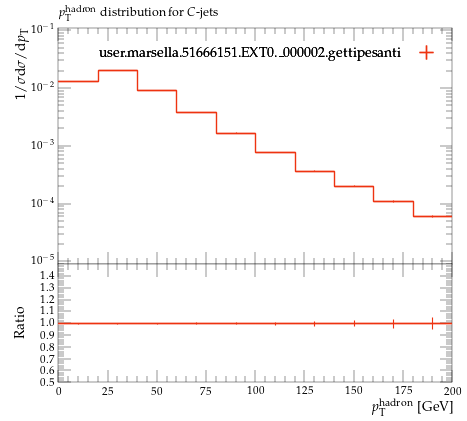

Reproduce this figure in Python.
#! /usr/bin/env python

# This Python script was auto-generated using YODA v2.0.2.
# Analysis object: /MC_HFDECAYS/pThad_C_jet
# Timestamp: 24-07-2026 (16:40:06)

import matplotlib as mpl
import matplotlib.pyplot as plt
mpl.use('Agg') # comment out for interactive use
import os
import numpy as np

plotDir = os.path.split(os.path.realpath(__file__))[0]
if 'YODA_USER_PLOT_PATH' in globals():
    plot_outdir = globals()['YODA_USER_PLOT_PATH']
else:
    plot_outdir = plotDir

#plot style
plt.style.use(os.path.join(plotDir, '../default.mplstyle'))
# plot metadata
figW, figH = plt.rcParams['figure.figsize']
ax_xLabel = r'$p_\mathrm{T}^\mathrm{hadron}$ [GeV]'
ax_yLabel = r'$1/\sigma \mathrm{d}\sigma/\mathrm{d}p_\mathrm{T}$'
ax_title  = r'$p_\mathrm{T}^\mathrm{hadron}$ distribution for $C$-jets'
ax_xScale = 'linear'
ax_yScale = 'log'
xLims = (0.0, 200.0)
yLims = (9e-06, 0.11000000000000001)

# TeX-friendly labels for the legend
labels = {
    'legend' : ([ r"user.marsella.51666151.EXT0.\_000002.gettipesanti" ], r""),
}

# Adjust canvas width and height
canvasW = 10.0
canvasH = 9.0
figW *= canvasW/10.
figH *= canvasH/9.

# Create figure and axis objects
fig, (ax, ratio0_ax) = plt.subplots(2, 1, sharex=True,
                  figsize=(figW,figH), gridspec_kw={'height_ratios': (6.0, 3.0)})

# Set figure margins
plt.subplots_adjust(
    left   = 1.0 * plt.rcParams['figure.subplot.left'],
    right  = 1.0 * plt.rcParams['figure.subplot.right'],
    top    = 1.0 * plt.rcParams['figure.subplot.top'],
    bottom = 1.0 * plt.rcParams['figure.subplot.bottom'])

ratio0_ax.yaxis.set_major_locator(mpl.ticker.MultipleLocator(0.1))
ratio0_ax.set_ylim(0.5, 1.4999)
ratio0_ax.set_ylabel('Ratio')

# the numerical data is stored in a separate file
dataf = dict()
prefix = os.path.split(__file__)[0]
if prefix:    prefix = prefix + '/'
exec(open(prefix+'pThad_C_jet__data.py').read(), dataf)


legend_handles = dict() # keep track of handles for the legend

# style options for curves
# starts at zorder>=5 to draw curve on top of legend
styles = {
  'user.marsella.51666151.EXT0._000002.gettipesanti.yoda.gz': {
    'color' : '#EE3311',
    'linestyle' : '-',
    'linewidth' : 1,
    'marker' : 'none',
    'markersize' : 2,
    'capsize' : 0.0,
    'zorder' : 5,
    'histstyle' : 1,
    'drawstyle' : 'steps-pre',
    'xerrorbars' : 1,
    'yerrorbars' : 1,
    'fillcolor' : None,
    'fillopacity' : 1.0,
    'ratio0_linestyle' : '-',
    'ratio0_linewidth' : 1,
    'ratio0_marker' : 'none',
    'ratio0_markersize' : 2,
    'ratio0_capsize' : 0.0,
    'ratio0_zorder' : 5,
    'ratio0_histstyle' : 1,
    'ratio0_drawstyle' : 'steps-pre',
    'ratio0_xerrorbars' : 1,
    'ratio0_yerrorbars' : 1,
  },
}

# curve from input yoda files in main panel
for label, yvals in dataf['yvals'].items():
    if all(np.isnan(v) for v in dataf['yvals'][label]):
        continue
    tmp = None
    if styles[label]['histstyle']: # draw as histogram
        xpos = dataf['xedges'][label] if styles[label]['drawstyle'] else dataf['xpoints'][label]
        ypos = np.insert(yvals, 0, yvals[0]) if styles[label]['drawstyle'] else yvals
        if styles[label]['fillcolor']: # fill area below curve
            ax.fill_between(xpos, ypos, step='pre',
                            color=styles[label]['fillcolor'],
                            alpha=styles[label]['fillopacity'])
        tmp, = ax.plot(xpos, ypos,
                       color=styles[label]['color'],
                       linestyle=styles[label]['linestyle'],
                       linewidth=styles[label]['linewidth'],
                       drawstyle=styles[label]['drawstyle'], solid_joinstyle='miter',
                       zorder=styles[label]['zorder'], label=label)
    tmp = ax.errorbar(dataf['xpoints'][label], yvals,
                      xerr=np.array(dataf['xerrs'][label])*styles[label]['xerrorbars'],
                      yerr=np.array(dataf['yerrs'][label])*styles[label]['yerrorbars'],
                      fmt=styles[label]['marker'], capsize=styles[label]['capsize'],
                      markersize=styles[label]['markersize'],
                      ecolor=styles[label]['color'],
                      color=styles[label]['color'], zorder=styles[label]['zorder'])
    tmp[-1][0].set_linestyle(styles[label]['linestyle'])
    tmp[-1][0].set_linewidth(styles[label]['linewidth'])
    if label in dataf['add_legend_handle']:  legend_handles[label] = tmp
    for varLabel in dataf['variation_yvals'].keys():
        if varLabel.startswith(label):
            tmp, = ax.plot(dataf['xedges'][label], dataf['variation_yvals'][varLabel],
                           color=styles[label]['color'],
                           linestyle=styles[label]['linestyle'],
                           linewidth=styles[label]['linewidth'],
                           drawstyle='steps-pre', solid_joinstyle='miter',
                           zorder=styles[label]['zorder'], alpha=0.5)


# plots on ratio panel
# curve from input yoda files in ratio panel
for label, yvals in dataf['ratio0_yvals'].items():
    if all(np.isnan(v) for v in yvals):
        continue
    if styles[label]['ratio0_histstyle']: # plot as histogram
        xpos = dataf['xedges']['user.marsella.51666151.EXT0._000002.gettipesanti.yoda.gz'] if styles[label]['ratio0_drawstyle'] else dataf['xpoints']['user.marsella.51666151.EXT0._000002.gettipesanti.yoda.gz']
        ypos = np.insert(yvals, 0, yvals[0]) if styles[label]['ratio0_drawstyle'] else yvals
        ratio0_ax.plot(xpos, ypos,
                       color=styles[label]['color'],
                       linewidth=styles[label]['linewidth'],
                       linestyle=styles[label]['ratio0_linestyle'],
                       drawstyle=styles[label]['ratio0_drawstyle'], zorder=styles[label]['zorder'],
                       solid_joinstyle='miter')
    tmp = ratio0_ax.errorbar(dataf['xpoints']['user.marsella.51666151.EXT0._000002.gettipesanti.yoda.gz'], yvals,
                             xerr=np.array(dataf['ref_xerrs'])*styles[label]['ratio0_xerrorbars'],
                             yerr=np.array(dataf['ratio0_yerrs'][label])*styles[label]['ratio0_yerrorbars'],
                             fmt=styles[label]['ratio0_marker'], capsize=styles[label]['ratio0_capsize'],
                             markersize=styles[label]['ratio0_markersize'],
                             ecolor=styles[label]['color'],
                             color=styles[label]['color'])
    tmp[-1][0].set_linestyle(styles[label]['ratio0_linestyle'])
    tmp[-1][0].set_linewidth(styles[label]['ratio0_linewidth'])

    for varlabel in dataf['ratio0_variation_vals'].keys():
        if varlabel.startswith(label):
            ratio0_ax.plot(dataf['xedges']['user.marsella.51666151.EXT0._000002.gettipesanti.yoda.gz'],
                            dataf['ratio0_variation_vals'][varlabel],
                            color=styles[label]['color'],
                            linestyle=styles[label]['linestyle'],
                            linewidth=styles[label]['linewidth'],
                            drawstyle='steps-pre', solid_joinstyle='miter',
                            zorder=1, alpha=0.5)

legend_items = list(legend_handles.values())
ax.add_artist(ax.legend(legend_items,
                        labels['legend'][0],
                        title=labels['legend'][1],
                        alignment='right',
                        loc='upper right',
                        bbox_to_anchor=(1.0, 0.97),markerfirst=False))

# set plot metadata as defined above
ratio0_ax.set_xlabel(ax_xLabel)
ratio0_ax.xaxis.set_label_coords(1., -0.15)
ax.set_ylabel(ax_yLabel, ha='right', va='top')
ax.yaxis.set_label_coords(-0.11, 1.0)
ax.set_title(ax_title, loc='left')
ax.set_xscale(ax_xScale)
ax.set_yscale(ax_yScale)
ax.set_xlim(xLims)
ax.set_ylim(yLims)

# tick formatting
plt.rcParams['xtick.top'] = True
plt.rcParams['ytick.right'] = True
ax.yaxis.set_major_locator(mpl.ticker.LogLocator(base=10.0, numticks=np.inf))
ax.yaxis.set_minor_locator(mpl.ticker.LogLocator(
                           base=10.0, subs=np.arange(0.1, 1, 0.1), numticks=np.inf))
fig.align_ylabels((ax, ratio0_ax))
plt.savefig(os.path.join(plot_outdir, 'pThad_C_jet.pdf'), format='PDF')
plt.savefig(os.path.join(plot_outdir, 'pThad_C_jet.png'), format='PNG')

plt.close(fig)
